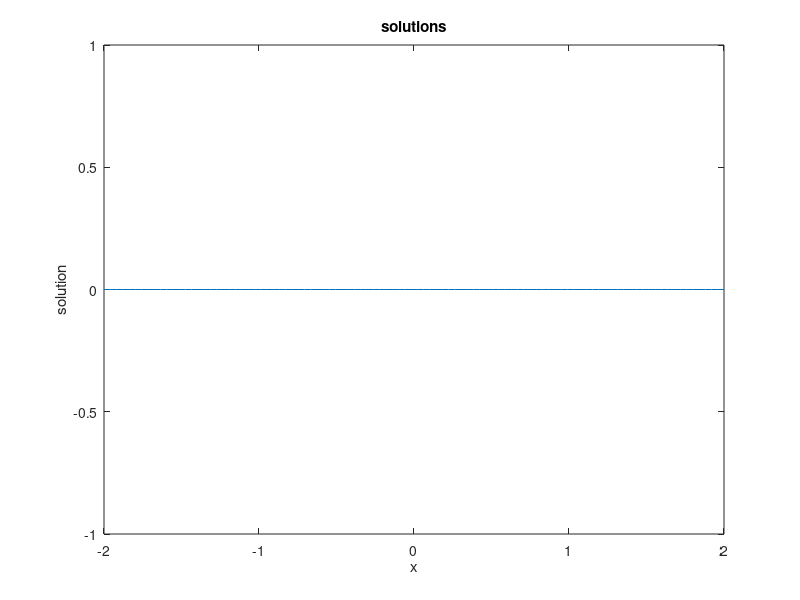

Reproduce this figure in MATLAB.
%=================================================================================
% Solving the problem
% u_t + c u_x = 0
% u(x,0) = u0(x)
%=================================================================================

% Generating the mesh/grid on the domain [a,b] = [-2,2]
%function dip()

clc
clear all
close all

c = -1;


a = -2;
b = 2;
nnode = 100;
x = linspace(a,b,nnode);
h = (b-a)/(nnode-1);


% Time Parameter
Tf = 3;

% CFL number: |c|*dt/h where dt/h is called the Mesh Speed
% This has to be less than one
CFL = 1;
dt = CFL*h/abs(c);

% Initial condition
u0 = zeros(nnode,1);
for i =1:nnode
	if((x(i) >= -1) & (x(i) <= 0))
		u0(i) = 1 + x(i);
	elseif ((x(i) <= 1)&(x(i) >=0))
		u0(i) = 1 - x(i);
	end
end

% Solve with forward time forward space algorithm

un = u0;	% current time
unpl = u0;	% future time

% plot once to see
	plot(x,u0)
	title('initial value')
	xlabel('x')
	ylabel('solution')
	pause(2);


t = 0;
lambda = c*dt/h;
while (t  <= Tf)
	unpl(1:nnode-1) = un(1:nnode-1) - lambda * (un(2:nnode) - un(1:nnode -1));
	plot(x,unpl)
	title('solutions')
	xlabel('x')
	ylabel('solution')
	pause (0.1);
	t = t + dt;
	
	un = unpl;

end
	
	
